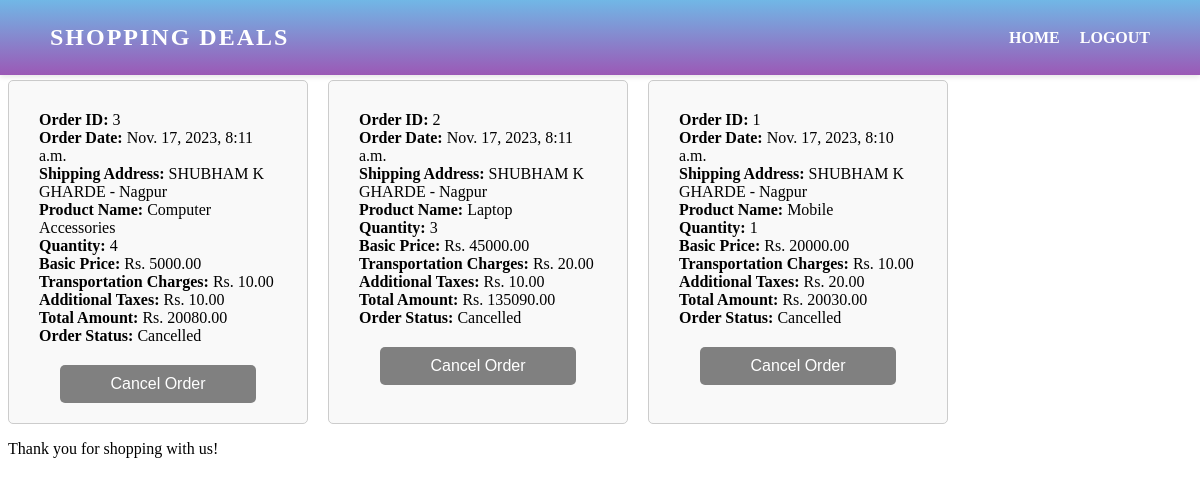
The app's page /placed_order_list/ (signed in), older data.
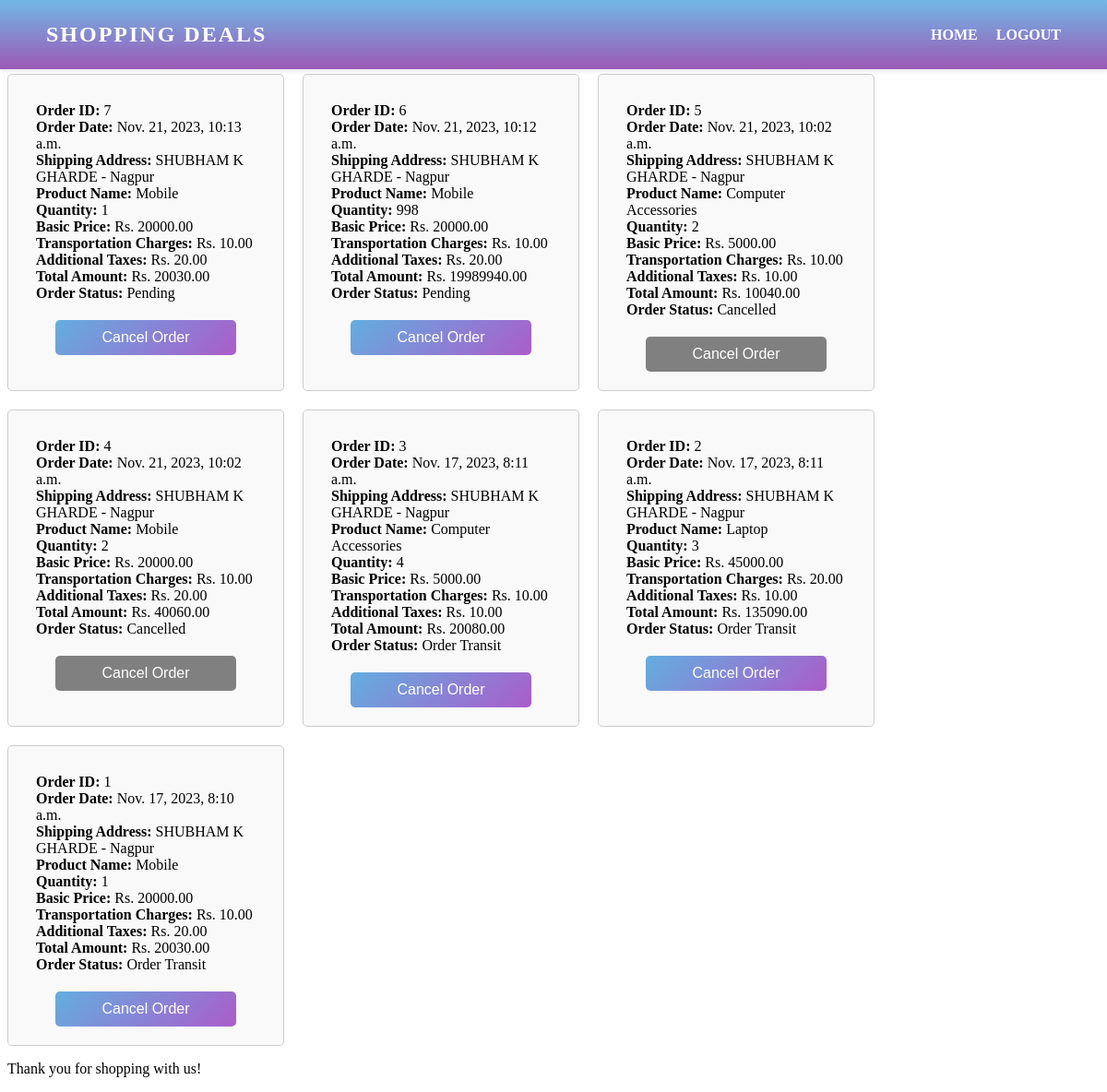
The same page, newer data.
### oms/models.py (models this page shows, shortened)
class Order_Placed(models.Model):
    user = models.ForeignKey(CustomUserCust, on_delete=models.CASCADE)
    customer = models.ForeignKey(CustomerAddress, on_delete=models.CASCADE)
    product = models.ForeignKey(Product, on_delete=models.CASCADE)
    product_name = models.CharField(max_length=255)
    quantity = models.PositiveIntegerField()
    basic_price = models.DecimalField(max_digits=10, decimal_places=2)
    transportation_charges = models.DecimalField(max_digits=10, decimal_places=2)
    additional_taxes = models.DecimalField(max_digits=10, decimal_places=2)
    total_amount = models.DecimalField(max_digits=10, decimal_places=2)
    image = models.ImageField(upload_to='products/')
    status = models.CharField(
        max_length=30,
        choices=[
            ('Pending', 'Pending'),
            ('Order Received', 'Order Received'),
        ],
        default='Pending',
    )
    order_type = models.CharField(max_length=10,default='buy_now')  # You can use this field to store 'buy_now' or 'add_to_cart'
    ordered_date = models.DateTimeField(auto_now_add=True)

class CustomerAddress(models.Model):
    user = models.ForeignKey(get_user_model(), on_delete=models.CASCADE)
    name = models.CharField(max_length=200)
    billing_address = models.TextField(max_length=200)
    shipping_address = models.TextField(max_length=200)

### oms/views.py (the view)
# urls.py: path('placed_order_list/', views.placed_order_list, name='placed_order_list'),
@login_required
def placed_order_list(request):
    if request.user.is_authenticated:
        orders = Order_Placed.objects.filter(user=request.user).order_by('-ordered_date')
        context = {
            'orders': orders
        }
        return render(request, 'placed_order_list.html', context)
    else:
        return redirect('login')

### oms/templates/placed_order_list.html (shortened to what this page needs)
<!DOCTYPE html>
<html>
<head>
</head>
<body>
    <nav>
        <div class="logo">
            <p>SHOPPING DEALS</p>
        </div>
        <ul>
            <li><a href="{% url 'home' %}">HOME</a></li>
            <li><a href="{% url 'cust_logout' %}">LOGOUT</a></li>
        </ul>
    </nav>
    <h1>Your Placed Orders</h1>
    <div class="order-list">
        {% for order in orders %}
        <div class="order-card">
            <div class="order-details">
                <p><strong>Order ID:</strong> {{ order.id }}</p>
                <p><strong>Order Date:</strong> {{ order.ordered_date }}</p>
                <p><strong>Shipping Address:</strong> {{ order.customer.name }} - {{ order.customer.shipping_address }}</p>
                <p><strong>Product Name:</strong> {{ order.product_name }}</p>
                <p><strong>Quantity:</strong> {{ order.quantity }}</p>
                <p><strong>Basic Price:</strong> Rs. {{ order.basic_price }}</p>
                <p><strong>Transportation Charges:</strong> Rs. {{ order.transportation_charges }}</p>
                <p><strong>Additional Taxes:</strong> Rs. {{ order.additional_taxes }}</p>
                <p><strong>Total Amount:</strong> Rs. {{ order.total_amount }}</p>
                <p><strong>Order Status:</strong> {{ order.status }}</p>
            </div>
            <div class="cancel-button">
                <form method="post" action="{% url 'cancel_order' order.id %}">
                    <button type="submit" {% if order.status == 'Cancelled' %}disabled{% endif %}>Cancel Order</button>
                </form>
            </div>
        </div>
        {% endfor %}
    </div>
    <p>Thank you for shopping with us!</p>
</body>
</html>

Row changes from the older to the newer data that the page shows:
added Order_Placed: id "7", ordered_date "Nov. 21, 2023, 10:13 a.m.", customer.name "SHUBHAM K GHARDE", customer.shipping_address "Nagpur", product_name "Mobile", quantity "1", basic_price "20000.00", transportation_charges "10.00", additional_taxes "20.00", total_amount "20030.00", status "Pending"
added Order_Placed: id "6", ordered_date "Nov. 21, 2023, 10:12 a.m.", customer.name "SHUBHAM K GHARDE", customer.shipping_address "Nagpur", product_name "Mobile", quantity "998", basic_price "20000.00", transportation_charges "10.00", additional_taxes "20.00", total_amount "19989940.00", status "Pending"
added Order_Placed: id "5", ordered_date "Nov. 21, 2023, 10:02 a.m.", customer.name "SHUBHAM K GHARDE", customer.shipping_address "Nagpur", product_name "Computer Accessories", quantity "2", basic_price "5000.00", transportation_charges "10.00", additional_taxes "10.00", total_amount "10040.00", status "Cancelled"
added Order_Placed: id "4", ordered_date "Nov. 21, 2023, 10:02 a.m.", customer.name "SHUBHAM K GHARDE", customer.shipping_address "Nagpur", product_name "Mobile", quantity "2", basic_price "20000.00", transportation_charges "10.00", additional_taxes "20.00", total_amount "40060.00", status "Cancelled"
changed Order_Placed id 3: status "Cancelled" → "Order Transit"
changed Order_Placed "Laptop": status "Cancelled" → "Order Transit"
changed Order_Placed "Nov. 17, 2023, 8:10 a.m.": status "Cancelled" → "Order Transit"
